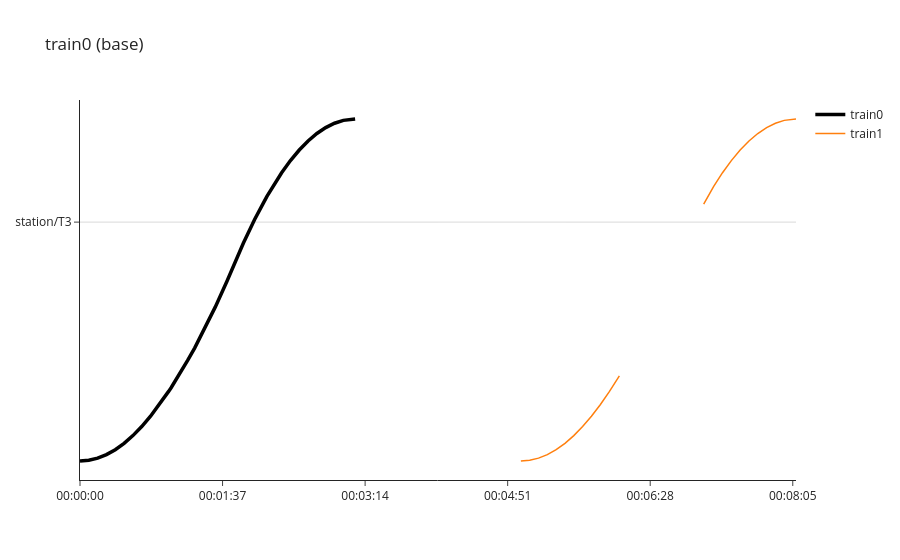

Write notebook code for a chart like this one.
### Markdown cell above
4. Inspect the results

### Code cell
sim.space_time_chart_plotly(train=0,eco_or_base='base', points_to_show=['station'])

### Figure 1 — Plotly figure (JSON) as saved in the notebook; plotly's stock layout.template omitted (floating-point values rounded to 4 significant figures)
{"data": [{"customdata": ["00:00:00", "00:00:06", "00:00:12", "00:00:18", "00:00:24", "00:00:30", "00:00:36", "00:00:42", "00:00:48", "00:00:54", "00:01:00", "00:01:02", "00:01:07", "00:01:10", "00:01:13", "00:01:18", "00:01:24", "00:01:32", "00:01:40", "00:01:51", "00:01:58", "00:01:59", "00:02:04", "00:02:07", "00:02:10", "00:02:11", "00:02:17", "00:02:23", "00:02:29", "00:02:35", "00:02:41", "00:02:47", "00:02:53", "00:02:59", "00:03:07"], "hovertemplate": "%{customdata} (%{y:.0f} m)", "line": {"color": "black", "width": 3.5}, "mode": "lines", "name": "train0", "type": "scatter", "x": [0, 6, 12, 18, 24, 30, 36, 42, 48, 54, 60.3, 62, 67.01, 70, 73.23, 78, 84, 92, 100, 111.2, 118.8, 119.2, 124.4, 127.2, 130.3, 131.2, 137.2, 143.2, 149.2, 155.2, 161.2, 167.2, 173.2, 179.2, 187.2], "y": [0, 8.294, 33.13, 74.41, 132.0, 205.8, 295.5, 400.8, 520.8, 654.3, 810, 852.1, 990, 1072.0, 1170, 1314.0, 1510.0, 1790.0, 2092.0, 2536, 2810, 2824, 2990, 3080, 3170, 3196, 3355, 3496, 3619, 3724, 3811, 3880, 3931, 3964, 3980]}, {"customdata": ["00:05:00", "00:05:06", "00:05:12", "00:05:18", "00:05:24", "00:05:30", "00:05:36", "00:05:42", "00:05:48", "00:05:54", "00:06:00", "00:06:02", "00:06:07", "00:06:10", "00:06:13", "00:06:18", "00:06:24", "00:06:32", "00:06:40", "00:06:51", "00:06:58", "00:06:59", "00:07:04", "00:07:07", "00:07:10", "00:07:11", "00:07:17", "00:07:23", "00:07:29", "00:07:35", "00:07:41", "00:07:47", "00:07:53", "00:07:59", "00:08:07"], "hovertemplate": "%{customdata} (%{y:.0f} m)", "line": {"width": 1.5}, "mode": "lines", "name": "train1", "type": "scatter", "x": [300, 306, 312, 318, 324, 330, 336, 342, 348, 354, 360.3, 362, 367.0, 370, 373.2, 378, 384, 392, 400, 411.2, 418.8, 419.2, 424.4, 427.2, 430.3, 431.2, 437.2, 443.2, 449.2, 455.2, 461.2, 467.2, 473.2, 479.2, 487.2], "y": [0, 8.294, 33.13, 74.41, 132.0, 205.8, 295.5, 400.8, 520.8, 654.3, 810, 852.1, 990, null, null, null, null, null, null, null, null, null, 2990, 3080, 3170, 3196, 3355, 3496, 3619, 3724, 3811, 3880, 3931, 3964, 3980]}], "layout": {"shapes": [{"line": {"color": "black", "width": 0.5}, "type": "line", "x0": 0, "x1": 1, "xref": "x domain", "y0": 2780, "y1": 2780, "yref": "y"}], "title": {"text": "train0 (base)"}, "xaxis": {"tickmode": "array", "ticktext": ["00:00:00", "00:01:37", "00:03:14", "00:04:51", "00:06:28", "00:08:05", "00:09:42"], "tickvals": [0, 97, 194, 291, 388, 485, 582]}, "yaxis": {"tickmode": "array", "ticktext": ["station/T3"], "tickvals": [2780]}}}
